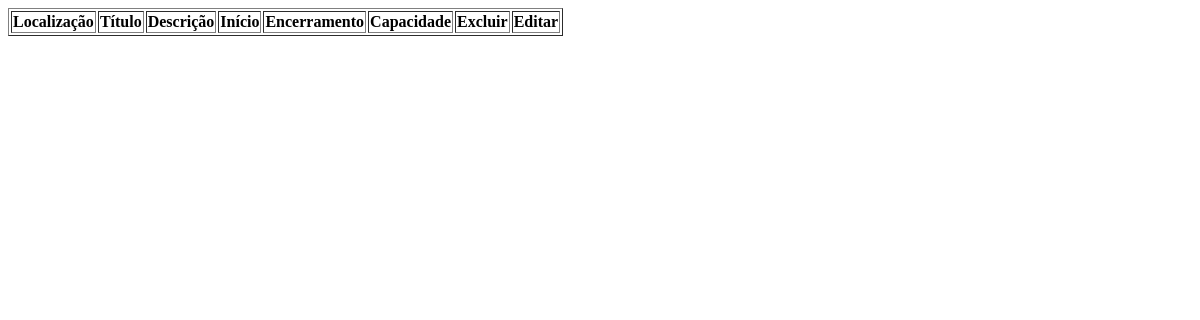
Page /VIEW/listarEvento.php on the earlier database version.
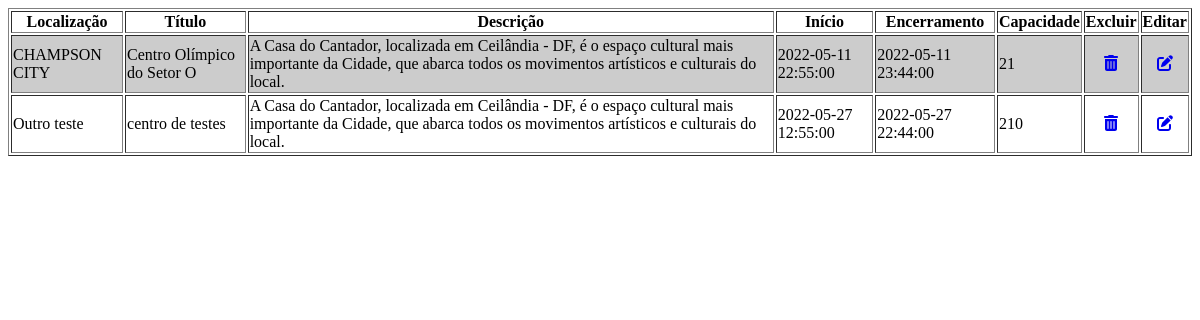
Same page on the later database version.
### tables this page shows
CREATE TABLE IF NOT EXISTS `tb_eventos` (
  `ID` INT NOT NULL AUTO_INCREMENT,
  `LOCAL` VARCHAR(45) NOT NULL,
  `TITULO` VARCHAR(45) NOT NULL,
  `DESCRICAO` VARCHAR(550) NOT NULL,
  `DATA_INICIO` datetime DEFAULT NULL,
  `DATA_TERMINO` datetime DEFAULT NULL,
  `CAPACIDADE` VARCHAR(45) NOT NULL DEFAULT '1',
  `FOTO` VARCHAR(60) DEFAULT NULL,
  `ATIVO` TINYINT NOT NULL DEFAULT 0,
  PRIMARY KEY (`ID`));

### DAO/conexao/Conexao.php (called while the page is built)
<?php
abstract class Conexao {
    private static $instance;
    public static function getInstance() {
        try {
            if ( !isset( self::$instance ) ) {
                self::$instance = new PDO( 'mysql:host=127.0.0.1;dbname=turismo', 'root', '' );
                self::$instance->setAttribute( PDO::ATTR_ERRMODE, PDO::ERRMODE_EXCEPTION );
            }
            return self::$instance;
        } catch ( PDOException $e ) {
            echo $e->getMessage();
        }
    }
}

### DAO/EventoDAO.php (called while the page is built, shortened)
<?php
require_once 'conexao/Conexao.php';
class EventoDAO {
    private $pdo;
    public function __construct() {
        $this->pdo = Conexao::getInstance();
    }
    public function findAll() {
        try {
            $sql = "SELECT * FROM tb_eventos WHERE capacidade > 1";
            $stmt = $this->pdo->prepare( $sql );
            $stmt->execute();
            $eventos = $stmt->fetchAll( PDO::FETCH_ASSOC );
            return $eventos;
        } catch ( PDOException $e ) {
            echo "Erro ao listar os Eventos! ", $e->getMessage();
        }
    }
}

### VIEW/listarEvento.php (the view, shortened to what this page needs)
<!DOCTYPE html>
<html lang="en">
<head>
    <link rel="stylesheet" href="../LIB/fontawesome-free-6.1.1-web/css/all.min.css">
</head>
<body>
<?php
require_once '../DAO/EventoDAO.php';
$eventoDAO = new EventoDAO();
$eventos = $eventoDAO->findAll();
echo "<table border='1'>";
echo "  <tr>";
echo "      <th>Localização</th>";
echo "      <th>Título</th>";
echo "      <th>Descrição</th>";
echo "      <th>Início</th>";
echo "      <th>Encerramento</th>";
echo "      <th>Capacidade</th>";
echo "      <th>Excluir</th>";
echo "      <th>Editar</th>";
echo "  </tr>";
foreach ( $eventos as $evento ) {
    echo "<tr>";
    echo "  <td> {$evento["LOCAL"]}</td>";
    echo "  <td> {$evento["TITULO"]}</td>";
    echo "  <td> {$evento["DESCRICAO"]} </td>";
    echo "  <td> {$evento["DATA_INICIO"]} </td>";
    echo "  <td> {$evento["DATA_TERMINO"]} </td>";
    echo "  <td> {$evento["CAPACIDADE"]} </td>";
    echo "  <td align='center'><a href='../controller/excluirEventoController.php?id={$evento["ID"]}'><i class='fa-solid fa-trash-can'></a></i></td>";
    echo "  <td align='center'><a href='alterarEvento.php?id={$evento["ID"]}'><i class='fa-solid fa-pen-to-square'></a></i></td>";
    echo "</tr>";
}
echo "</table>";
?>
</body>
</html>

Differences in the rows shown:
added tb_eventos: LOCAL "CHAMPSON CITY", TITULO "Centro Olímpico do Setor O", DESCRICAO "A Casa do Cantador, localizada em Ceilândia - DF, é o espaço cultural mais importante da Cidade, que abarca todos os movimentos artísticos e culturais do local.", DATA_INICIO "2022-05-11 22:55:00", DATA_TERMINO "2022-05-11 23:44:00", CAPACIDADE "21"
added tb_eventos: LOCAL "Outro teste", TITULO "centro de testes", DESCRICAO "A Casa do Cantador, localizada em Ceilândia - DF, é o espaço cultural mais importante da Cidade, que abarca todos os movimentos artísticos e culturais do local.", DATA_INICIO "2022-05-27 12:55:00", DATA_TERMINO "2022-05-27 22:44:00", CAPACIDADE "210"
